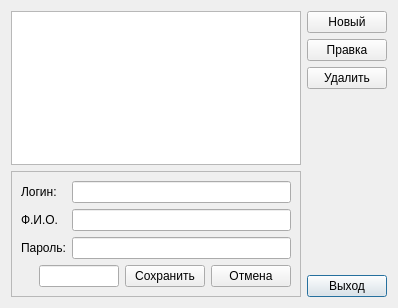
<?xml version="1.0" encoding="UTF-8"?>
<ui version="4.0">
 <class>UsersDialog</class>
 <widget class="QDialog" name="UsersDialog">
  <property name="geometry">
   <rect>
    <x>0</x>
    <y>0</y>
    <width>398</width>
    <height>308</height>
   </rect>
  </property>
  <property name="windowTitle">
   <string>Менеджер пользователей</string>
  </property>
  <layout class="QGridLayout" name="gridLayout_2">
   <item row="0" column="0">
    <widget class="QTableView" name="tableView">
     <property name="editTriggers">
      <set>QAbstractItemView::NoEditTriggers</set>
     </property>
     <property name="alternatingRowColors">
      <bool>true</bool>
     </property>
     <property name="selectionBehavior">
      <enum>QAbstractItemView::SelectRows</enum>
     </property>
     <property name="sortingEnabled">
      <bool>true</bool>
     </property>
    </widget>
   </item>
   <item row="0" column="1" rowspan="2">
    <layout class="QVBoxLayout" name="verticalLayout">
     <item>
      <widget class="QPushButton" name="pbNew">
       <property name="text">
        <string>Новый</string>
       </property>
       <property name="icon">
        <iconset resource="res.qrc">
         <normaloff>:/Images/user_add.png</normaloff>:/Images/user_add.png</iconset>
       </property>
       <property name="iconSize">
        <size>
         <width>32</width>
         <height>32</height>
        </size>
       </property>
      </widget>
     </item>
     <item>
      <widget class="QPushButton" name="pbEdit">
       <property name="text">
        <string>Правка</string>
       </property>
       <property name="icon">
        <iconset resource="res.qrc">
         <normaloff>:/Images/user_edit.png</normaloff>:/Images/user_edit.png</iconset>
       </property>
       <property name="iconSize">
        <size>
         <width>32</width>
         <height>32</height>
        </size>
       </property>
      </widget>
     </item>
     <item>
      <widget class="QPushButton" name="pbDelete">
       <property name="text">
        <string>Удалить</string>
       </property>
       <property name="icon">
        <iconset resource="res.qrc">
         <normaloff>:/Images/user_delete.png</normaloff>:/Images/user_delete.png</iconset>
       </property>
       <property name="iconSize">
        <size>
         <width>32</width>
         <height>32</height>
        </size>
       </property>
      </widget>
     </item>
     <item>
      <spacer name="verticalSpacer">
       <property name="orientation">
        <enum>Qt::Vertical</enum>
       </property>
       <property name="sizeHint" stdset="0">
        <size>
         <width>20</width>
         <height>40</height>
        </size>
       </property>
      </spacer>
     </item>
     <item>
      <widget class="QPushButton" name="pbExit">
       <property name="text">
        <string>Выход</string>
       </property>
       <property name="icon">
        <iconset resource="res.qrc">
         <normaloff>:/Images/exit.png</normaloff>:/Images/exit.png</iconset>
       </property>
       <property name="iconSize">
        <size>
         <width>32</width>
         <height>32</height>
        </size>
       </property>
       <property name="autoDefault">
        <bool>true</bool>
       </property>
       <property name="default">
        <bool>true</bool>
       </property>
       <property name="flat">
        <bool>false</bool>
       </property>
      </widget>
     </item>
    </layout>
   </item>
   <item row="1" column="0">
    <widget class="QFrame" name="frameMapper">
     <property name="frameShape">
      <enum>QFrame::StyledPanel</enum>
     </property>
     <property name="frameShadow">
      <enum>QFrame::Raised</enum>
     </property>
     <layout class="QGridLayout" name="gridLayout">
      <item row="1" column="2">
       <widget class="QPushButton" name="pbSave">
        <property name="text">
         <string>Сохранить</string>
        </property>
       </widget>
      </item>
      <item row="0" column="0" colspan="4">
       <layout class="QFormLayout" name="formLayout">
        <item row="0" column="0">
         <widget class="QLabel" name="label">
          <property name="text">
           <string>Логин:</string>
          </property>
         </widget>
        </item>
        <item row="0" column="1">
         <widget class="QLineEdit" name="leLogin"/>
        </item>
        <item row="1" column="0">
         <widget class="QLabel" name="label_2">
          <property name="text">
           <string>Ф.И.О.</string>
          </property>
         </widget>
        </item>
        <item row="1" column="1">
         <widget class="QLineEdit" name="leFIO"/>
        </item>
        <item row="2" column="0">
         <widget class="QLabel" name="label_3">
          <property name="text">
           <string>Пароль:</string>
          </property>
         </widget>
        </item>
        <item row="2" column="1">
         <widget class="QLineEdit" name="lePass">
          <property name="echoMode">
           <enum>QLineEdit::Password</enum>
          </property>
         </widget>
        </item>
       </layout>
      </item>
      <item row="1" column="3">
       <widget class="QPushButton" name="pbCancel">
        <property name="text">
         <string>Отмена</string>
        </property>
       </widget>
      </item>
      <item row="1" column="1">
       <widget class="QLineEdit" name="lineEditIsAktive">
        <property name="enabled">
         <bool>true</bool>
        </property>
       </widget>
      </item>
      <item row="1" column="0">
       <spacer name="horizontalSpacer">
        <property name="orientation">
         <enum>Qt::Horizontal</enum>
        </property>
        <property name="sizeHint" stdset="0">
         <size>
          <width>40</width>
          <height>20</height>
         </size>
        </property>
       </spacer>
      </item>
     </layout>
    </widget>
   </item>
  </layout>
 </widget>
 <tabstops>
  <tabstop>pbNew</tabstop>
  <tabstop>pbEdit</tabstop>
  <tabstop>pbDelete</tabstop>
  <tabstop>pbExit</tabstop>
  <tabstop>tableView</tabstop>
 </tabstops>
 <resources>
  <include location="res.qrc"/>
 </resources>
 <connections/>
</ui>
